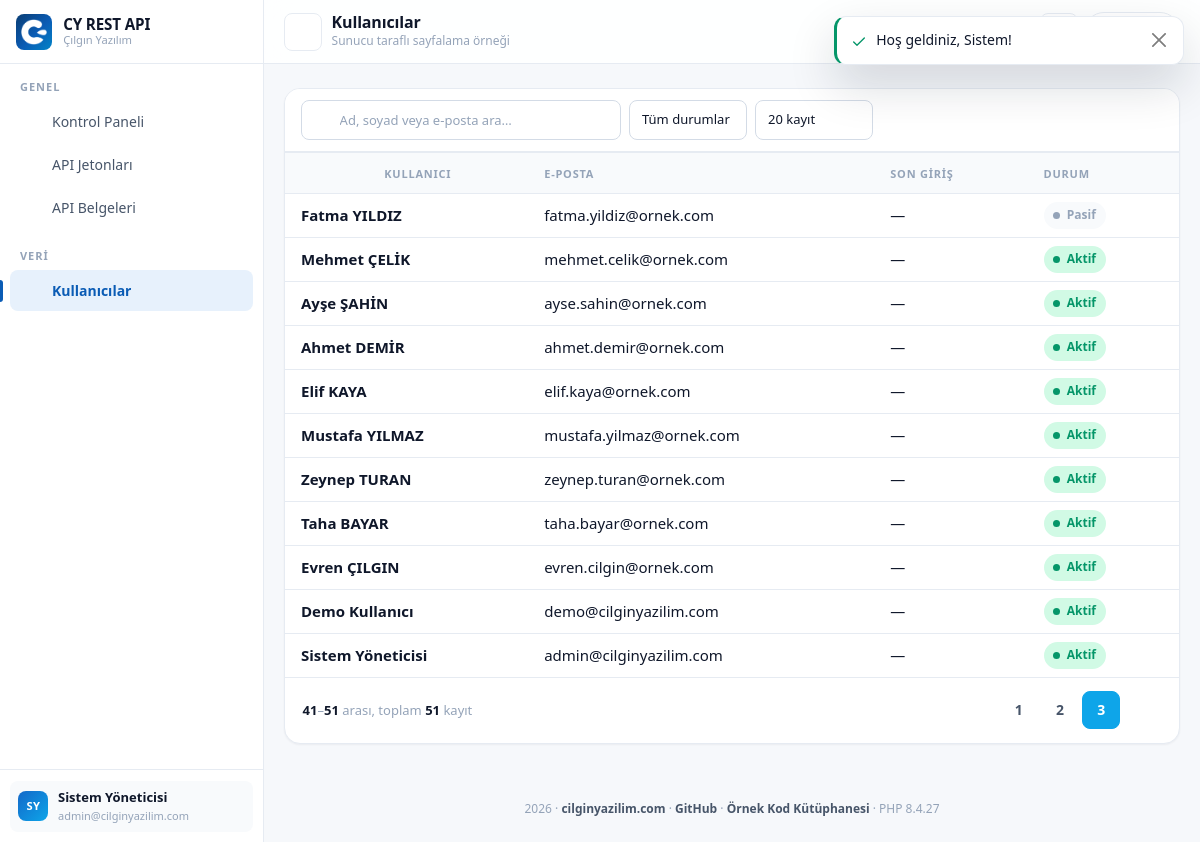
The app's page /users?page=3 (signed in) with its own data.
### tables this page shows
CREATE TABLE `users` (
  `id`            INT UNSIGNED NOT NULL AUTO_INCREMENT,

  `name`          VARCHAR(150) NOT NULL,
  `surname`       VARCHAR(150) NOT NULL,

   
   
  `email`         VARCHAR(190) NOT NULL,

   
   
   
  `password`      VARCHAR(255) NOT NULL,

   
  `is_active`     TINYINT(1)   NOT NULL DEFAULT 1,

   
   
  `theme`         ENUM('light','dark') NOT NULL DEFAULT 'light',

  `last_login_at` DATETIME     NULL DEFAULT NULL,
  `created_at`    TIMESTAMP    NOT NULL DEFAULT CURRENT_TIMESTAMP,
  `updated_at`    TIMESTAMP    NULL DEFAULT NULL,

  PRIMARY KEY (`id`),

   
   
   
  UNIQUE KEY `uk_users_email` (`email`),

   
   
   
  KEY `idx_users_name`    (`name`),
  KEY `idx_users_surname` (`surname`),
  KEY `idx_users_active`  (`is_active`),
  KEY `idx_users_created` (`created_at`)
);

### app/Http/Controller.php (called while the page is built, shortened)
<?php
abstract class Controller
{
    protected PDO $db;
    public function __construct()
    {
        $this->db = Database::connection();
    }
    protected function users(): UserRepository
    {
        return new UserRepository($this->db);
    }
    protected function view(string $view, array $data = [], ?string $layout = 'layouts/admin'): void
    {
        View::render($view, $data, $layout);
    }
}

### app/Http/Controllers/UserController.php (called while the page is built, shortened)
<?php
final class UserController extends Controller
{
    public function index(Request $request): void
    {
        $search  = trim($request->input('q'));
        $perPage = Paginator::perPageFromRequest($request);
        $page    = Paginator::pageFromRequest($request);
        $status     = $request->input('status');
        $activeOnly = match ($status) {
            'active'  => true,
            'passive' => false,
            default   => null,
        };
        $total = $this->users()->countAll($search, $activeOnly);
        $paginator = new Paginator($total, $page, $perPage);
        $rows = $this->users()->page(
            $paginator->offset(),
            $paginator->perPage(),
            $search,
            $activeOnly
        );
        $this->view('users/index', [
            'title'     => 'Kullanıcılar',
            'subtitle'  => 'Sunucu taraflı sayfalama örneği',
            'rows'      => $rows,
            'paginator' => $paginator,
            'search'    => $search,
            'status'    => $status,
            'perPage'   => $perPage,
            'scripts'   => ['users.js'],
        ]);
    }
}

### index.php (called while the page is built, shortened)
<?php
require CY_BASE . '/app/Core/Autoloader.php';
require CY_BASE . '/app/Support/helpers.php';
$request = new Request();
View::share([
    'appName'     => Config::get('app.name'),
    'appBrand'    => Config::get('app.brand'),
    'currentUser' => Auth::user(),
]);
$router = require CY_BASE . '/routes/web.php';
$router->dispatch($request);

### app/Core/Config.php (called while the page is built, shortened)
<?php
final class Config
{
    private static array $items = [];
    public static function load(string $file): void
    {
        $data = require $file;
        self::$items = is_array($data) ? $data : [];
    }
    public static function get(string $key, mixed $default = null): mixed
    {
        $value = self::$items;
        foreach (explode('.', $key) as $segment) {
            $value = $value[$segment];
        }
        return $value;
    }
}

### app/Repositories/UserRepository.php (called while the page is built, shortened)
<?php
final class UserRepository
{
    public function find(int $id): ?User
    {
        $stmt = $this->db->prepare('SELECT * FROM users WHERE id = :id LIMIT 1');
        $stmt->execute([':id' => $id]);
        $row = $stmt->fetch();
        return $row ? User::fromRow($row) : null;
    }
    public function countAll(string $search = '', ?bool $activeOnly = null): int
    {
        [$where, $params] = $this->filter($search, $activeOnly);
        $stmt = $this->db->prepare('SELECT COUNT(*) FROM users ' . $where);
        $stmt->execute($params);
        return (int) $stmt->fetchColumn();
    }
    public function page(int $offset, int $limit, string $search = '', ?bool $activeOnly = null): array
    {
        [$where, $params] = $this->filter($search, $activeOnly);
        $sql = 'SELECT * FROM users '
             . $where
             . ' ORDER BY id DESC'
             . ' LIMIT ' . (int) $limit . ' OFFSET ' . (int) $offset;
        $stmt = $this->db->prepare($sql);
        $stmt->execute($params);
        return array_map(
            static fn (array $row): User => User::fromRow($row),
            $stmt->fetchAll()
        );
    }
    private function filter(string $search, ?bool $activeOnly): array
    {
        $conditions = [];
        $params     = [];
        $search = trim($search);
        return [
            $conditions === [] ? '' : 'WHERE ' . implode(' AND ', $conditions),
            $params,
        ];
    }
}

### app/Core/Database.php (called while the page is built, shortened)
<?php
final class Database
{
    private static ?PDO $connection = null;
    public static function connection(): PDO
    {
        if (self::$connection instanceof PDO) {
            return self::$connection;
        }
        $dsn = sprintf(
            'mysql:host=%s;port=%d;dbname=%s;charset=%s',
            (string) Config::get('db.host'),
            (int) Config::get('db.port', 3306),
            (string) Config::get('db.name'),
            (string) Config::get('db.charset', 'utf8mb4')
        );
        try {
            self::$connection = new PDO(
                $dsn,
                (string) Config::get('db.user'),
                (string) Config::get('db.pass'),
                [
                    PDO::ATTR_ERRMODE => PDO::ERRMODE_EXCEPTION,
                    PDO::ATTR_DEFAULT_FETCH_MODE => PDO::FETCH_ASSOC,
                    PDO::ATTR_EMULATE_PREPARES => false,
                    PDO::ATTR_PERSISTENT => false,
                ]
            );
        } catch (PDOException $e) {
            error_log('[CY] Veritabani baglanti hatasi: ' . $e->getMessage());
            throw new RuntimeException(
                Config::get('app.debug')
                    ? 'Veritabanı bağlantı hatası: ' . $e->getMessage()
                    : 'Veritabanına bağlanılamadı. Lütfen daha sonra tekrar deneyin.',
                0,
                $e
            );
        }
        return self::$connection;
    }
}

### app/Core/Request.php (called while the page is built, shortened)
<?php
final class Request
{
    private array $query;
    private array $body;
    public function __construct()
    {
        $this->query = $_GET;
        $this->body = $_POST !== [] ? $_POST : self::parseBody();
    }
    private static function parseBody(): array
    {
        $raw  = (string) file_get_contents('php://input');
        if ($raw === '') {
            return [];
        }
        parse_str($raw, $parsed);
        return $parsed;
    }
    public function input(string $key, string $default = ''): string
    {
        $value = $this->body[$key] ?? $this->query[$key] ?? $default;
        return is_scalar($value) ? trim((string) $value) : $default;
    }
    public function raw(string $key, mixed $default = null): mixed
    {
        return $this->body[$key] ?? $this->query[$key] ?? $default;
    }
}

### app/Core/Paginator.php (called while the page is built, shortened)
<?php
final class Paginator
{
    public function __construct(
        private readonly int $total,
        private int $page = 1,
        private readonly int $perPage = self::DEFAULT_PER_PAGE,
    ) {
        $this->lastPage = max(1, (int) ceil($this->total / max(1, $this->perPage)));
        $this->page = min(max(1, $this->page), $this->lastPage);
    }
    public static function pageFromRequest(Request $request, string $key = 'page'): int
    {
        return max(1, (int) $request->raw($key, '1'));
    }
    public static function perPageFromRequest(Request $request, string $key = 'per'): int
    {
        $value = (int) $request->raw($key, (string) self::DEFAULT_PER_PAGE);
        return in_array($value, self::PER_PAGE_OPTIONS, true) ? $value : self::DEFAULT_PER_PAGE;
    }
    public function offset(): int
    {
        return ($this->page - 1) * $this->perPage;
    }
    public function perPage(): int
    {
        return $this->perPage;
    }
}

### app/Core/Autoloader.php (called while the page is built, shortened)
<?php
final class Autoloader
{
    public static function register(string $prefix, string $baseDir): void
    {
        $prefix  = rtrim($prefix, '\\') . '\\';
        $baseDir = rtrim($baseDir, '/\\') . DIRECTORY_SEPARATOR;
        spl_autoload_register(static function (string $class) use ($prefix, $baseDir): void {
            $relative = substr($class, strlen($prefix));
            $file = $baseDir . str_replace('\\', DIRECTORY_SEPARATOR, $relative) . '.php';
            $real = realpath($file);
        });
    }
}

### app/Models/User.php (called while the page is built, shortened)
<?php
final class User
{
    public static function normalizeTheme(mixed $value): string
    {
        return $value === self::THEME_DARK ? self::THEME_DARK : self::THEME_LIGHT;
    }
    public static function fromRow(array $row): self
    {
        return new self(
            id:           (int) ($row['id'] ?? 0),
            name:         (string) ($row['name'] ?? ''),
            surname:      (string) ($row['surname'] ?? ''),
            email:        (string) ($row['email'] ?? ''),
            isActive:     (bool) ($row['is_active'] ?? true),
            theme:        self::normalizeTheme($row['theme'] ?? self::THEME_LIGHT),
            lastLoginAt:  isset($row['last_login_at']) ? (string) $row['last_login_at'] : null,
            createdAt:    isset($row['created_at']) ? (string) $row['created_at'] : null,
            passwordHash: (string) ($row['password'] ?? ''),
        );
    }
    public function fullName(): string
    {
        return trim($this->name . ' ' . $this->surname);
    }
    public function initials(): string
    {
        $first = mb_substr($this->name, 0, 1, 'UTF-8');
        $last  = mb_substr($this->surname, 0, 1, 'UTF-8');
        return mb_strtoupper($first . $last, 'UTF-8');
    }
}

### app/Core/Auth.php (called while the page is built, shortened)
<?php
final class Auth
{
    private static ?User $cached = null;
    private static bool $resolved = false;
    public static function user(): ?User
    {
        if (self::$resolved) {
            return self::$cached;
        }
        self::$resolved = true;
        $id = Session::get(self::SESSION_KEY);
        $user = (new UserRepository(Database::connection()))->find((int) $id);
        return self::$cached = $user;
    }
}

### app/Core/Session.php (called while the page is built, shortened)
<?php
final class Session
{
    public static function get(string $key, mixed $default = null): mixed
    {
        return $_SESSION[$key] ?? $default;
    }
}

### views/users/index.php (the view, shortened to what this page needs)
<div class="cy-card">
    <form class="cy-toolbar" method="get" action="<?= e(url('users')) ?>">
        <div class="cy-toolbar__search">
            <div class="cy-input-icon">
                <input type="search" class="form-control form-control-sm"
                       name="q" value="<?= e($search) ?>"
                       placeholder="Ad, soyad veya e-posta ara…"
                       aria-label="Kullanıcı ara" autocomplete="off">
            </div>
        </div>
        <select class="form-select form-select-sm cy-filter-select" name="status"
                aria-label="Duruma göre filtrele">
            <option value="">Tüm durumlar</option>
        </select>
        <select class="form-select form-select-sm cy-filter-select" name="per"
                aria-label="Sayfa başına kayıt">
            <?php foreach (Paginator::PER_PAGE_OPTIONS as $option): ?>
                <option value="<?= $option ?>" <?= $perPage === $option ? 'selected' : '' ?>>
                    <?= $option ?> kayıt
                </option>
            <?php endforeach; ?>
        </select>
    </form>
    <div class="cy-card__body cy-card__body--flush">
        <div class="cy-table-wrap">
            <table class="table cy-table w-100">
                <thead>
                    <tr>
                        <th scope="col">Kullanıcı</th>
                        <th scope="col" class="cy-hide-sm">E-posta</th>
                        <th scope="col" class="cy-hide-sm">Son Giriş</th>
                        <th scope="col">Durum</th>
                    </tr>
                </thead>
                <tbody>
                    <?php foreach ($rows as $row): ?>
                        <tr>
                            <td>
                                <div class="cy-user-cell">
                                    <span class="cy-user-cell__name"><?= e($row->fullName()) ?></span>
                                </div>
                            </td>
                            <td class="cy-hide-sm"><?= e($row->email) ?></td>
                            <td class="cy-hide-sm"><?= e(human_date($row->lastLoginAt)) ?></td>
                            <td>
                                <span class="cy-status <?= $row->isActive ? 'is-active' : 'is-passive' ?>">
                                    <span class="cy-status__dot"></span>
                                    <?= $row->isActive ? 'Aktif' : 'Pasif' ?>
                                </span>
                            </td>
                        </tr>
                    <?php endforeach; ?>
                </tbody>
            </table>
        </div>
    </div>
</div>

### views/partials/sidebar.php (shortened to what this page needs)
<?php
$user = $currentUser ?? null;
$menu = Config::get('menu', []);
?>
<aside class="cy-sidebar" id="cy_sidebar" aria-label="Ana gezinme">
    <a class="cy-sidebar__brand" href="<?= e(url('dashboard')) ?>">
        <span class="cy-sidebar__logo">
            <img src="<?= e(asset('images/logo.png')) ?>" alt="">
        </span>
        <span class="cy-sidebar__title">
            <strong><?= e($appName ?? '') ?></strong>
            <span><?= e($appBrand ?? 'Çılgın Yazılım') ?></span>
        </span>
    </a>
    <nav class="cy-sidebar__nav">
        <?php foreach ($menu as $group): ?>
            <div class="cy-nav-group">
                <span class="cy-nav-group__label"><?= e($group['label']) ?></span>
                <?php foreach ($group['items'] as $item): ?>
                    <a class="cy-nav-link<?= is_route($item['route']) ? ' is-active' : '' ?>"
                       href="<?= e(url($item['route'])) ?>"
                       data-title="<?= e($item['label']) ?>"
                       <?= is_route($item['route']) ? 'aria-current="page"' : '' ?>>
                        <?= icon($item['icon']) ?>
                        <span class="cy-nav-link__text"><?= e($item['label']) ?></span>
                    </a>
                <?php endforeach; ?>
            </div>
        <?php endforeach; ?>
    </nav>
    <?php if ($user !== null): ?>
        <div class="cy-sidebar__footer">
            <div class="cy-side-user">
                <span class="cy-avatar cy-avatar--sm cy-avatar--initial"><?= e($user->initials()) ?></span>
                <span class="cy-side-user__info">
                    <span class="cy-side-user__name"><?= e($user->fullName()) ?></span>
                    <span class="cy-side-user__role"><?= e($user->email) ?></span>
                </span>
            </div>
        </div>
    <?php endif; ?>
</aside>

### records on screen
users: $user->initials() "SY", $user->fullName() "Sistem Yöneticisi", email "admin@cilginyazilim.com", $row->fullName() "Sistem Yöneticisi", last_login_at "—", is_active "Aktif"
users: $row->fullName() "Fatma YILDIZ", email "fatma.yildiz@ornek.com", last_login_at "—", is_active "Pasif"
users: $row->fullName() "Mehmet ÇELİK", email "mehmet.celik@ornek.com", last_login_at "—", is_active "Aktif"
users: $row->fullName() "Ayşe ŞAHİN", email "ayse.sahin@ornek.com", last_login_at "—", is_active "Aktif"
users: $row->fullName() "Ahmet DEMİR", email "ahmet.demir@ornek.com", last_login_at "—", is_active "Aktif"
users: $row->fullName() "Elif KAYA", email "elif.kaya@ornek.com", last_login_at "—", is_active "Aktif"
users: $row->fullName() "Mustafa YILMAZ", email "mustafa.yilmaz@ornek.com", last_login_at "—", is_active "Aktif"
users: $row->fullName() "Zeynep TURAN", email "zeynep.turan@ornek.com", last_login_at "—", is_active "Aktif"
users: $row->fullName() "Taha BAYAR", email "taha.bayar@ornek.com", last_login_at "—", is_active "Aktif"
users: $row->fullName() "Evren ÇILGIN", email "evren.cilgin@ornek.com", last_login_at "—", is_active "Aktif"
users: $row->fullName() "Demo Kullanıcı", email "demo@cilginyazilim.com", last_login_at "—", is_active "Aktif"

### other values on screen
$appName "CY REST API"
$appBrand "Çılgın Yazılım"
$group['label'] "GENEL"
$item['label'] "Kontrol Paneli"
$item['label'] "API Jetonları"
$item['label'] "API Belgeleri"
$group['label'] "VERI"
$item['label'] "Kullanıcılar"
$pageTitle "Kullanıcılar"
$pageSubtitle "Sunucu taraflı sayfalama örneği"
$paginator->from() "41"
$paginator->to() "51"
$paginator->total() "51"
$page "1"
$page "2"
